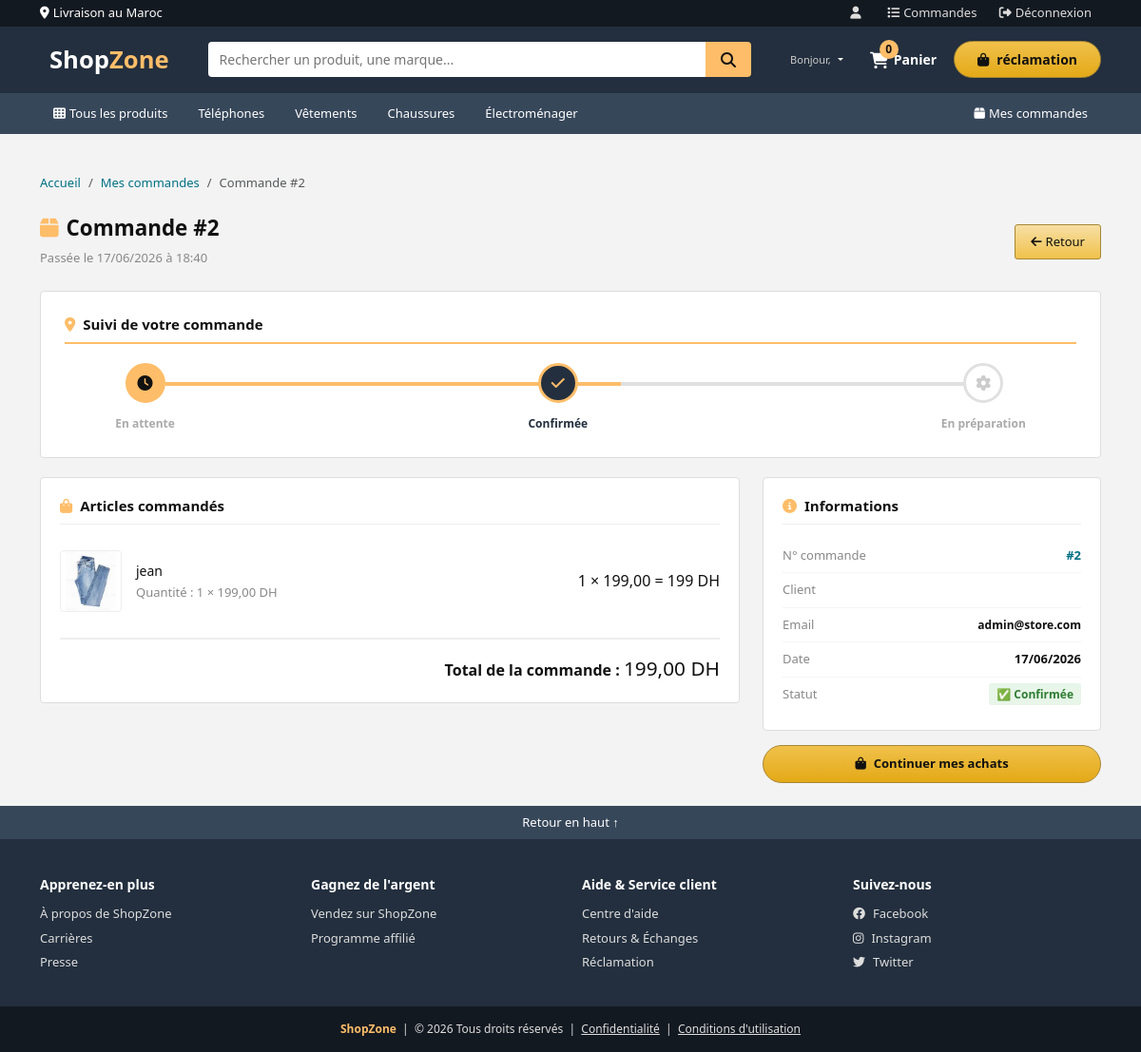
/commande/2/ (signed in), run on the app's committed database.
### store/models.py (models this page shows, shortened)
class Commande(models.Model):
    STATUTS = [
        ('en_attente', 'En attente'),
        ('confirmee', 'Confirmée'),
        ('en_preparation', 'En préparation'),
        ('annulee', 'Annulée'),
    ]
    utilisateur = models.ForeignKey(User, on_delete=models.CASCADE)
    adresse = models.ForeignKey(Adresse, on_delete=models.SET_NULL, null=True, blank=True)
    date_commande = models.DateTimeField(auto_now_add=True)
    statut = models.CharField(max_length=20, choices=STATUTS, default='en_attente')
    montant_total = models.DecimalField(max_digits=10, decimal_places=2, default=0)

class LigneCommande(models.Model):
    commande = models.ForeignKey(Commande, on_delete=models.CASCADE, related_name='lignes')
    produit = models.ForeignKey(Produit, on_delete=models.CASCADE)
    quantite = models.IntegerField()
    prix_unitaire = models.DecimalField(max_digits=10, decimal_places=2)

class Produit(models.Model):
    nom = models.CharField(max_length=200)
    description = models.TextField()
    prix = models.DecimalField(max_digits=10, decimal_places=2)
    image = models.ImageField(upload_to='produits/', blank=True, null=True)
    categorie = models.ForeignKey(Categorie, on_delete=models.CASCADE)
    quantite_stock = models.IntegerField(default=0)
    date_ajout = models.DateTimeField(auto_now_add=True)

### store/views.py (the view)
# urls.py: path('commande/<int:commande_id>/', views.detail_commande, name='detail_commande'),
@login_required(login_url='connexion')
def detail_commande(request, commande_id):
    commande = get_object_or_404(
        Commande, id=commande_id, utilisateur=request.user
    )
    statuts_etapes = [
        ('en_attente',     'En attente',     'fa-clock'),
        ('confirmee',      'Confirmée',      'fa-check'),
        ('en_preparation', 'En préparation', 'fa-cog'),
    ]
    return render(request, 'store/datail_commande.html', {
        'commande': commande,
        'statuts_etapes': statuts_etapes,
    })

### ecommerce/__init__.py (called while the page is built)
def patched_copy(x):
    if isinstance(x, RenderContext):
        new_context = RenderContext()
        new_context.dicts = x.dicts[:]
        return new_context
    return original_copy(x)

### store/context_processors.py (called while the page is built)
def panier_count(request):
    count = 0
    if request.user.is_authenticated:
        try:
            count = Panier.objects.filter(utilisateur=request.user).count()
        except Exception:
            count = 0
    return {'panier_count': count}

### store/templates/store/datail_commande.html (shortened to what this page needs)
{% extends 'store/base.html' %}
{% block content %}
<div class="container py-4">
    <nav aria-label="breadcrumb">
        <ol class="breadcrumb" style="font-size:13px;">
            <li class="breadcrumb-item"><a href="{% url 'accueil' %}">Accueil</a></li>
            <li class="breadcrumb-item"><a href="{% url 'mes_commandes' %}">Mes commandes</a></li>
            <li class="breadcrumb-item active">Commande #{{ commande.id }}</li>
        </ol>
    </nav>
    <div class="d-flex justify-content-between align-items-center mb-4 flex-wrap gap-2">
        <div>
            <h2 style="font-size:1.4rem;font-weight:700;margin-bottom:4px;">
                <i class="fa fa-box me-2" style="color:#febd69;"></i>Commande #{{ commande.id }}
            </h2>
            <small style="color:#888;font-size:13px;">Passée le {{ commande.date_commande|date:"d/m/Y à H:i" }}</small>
        </div>
        <a href="{% url 'mes_commandes' %}" class="btn-amazon btn" style="font-size:13px;">
            <i class="fa fa-arrow-left me-1"></i>Retour
        </a>
    </div>
    {% if commande.statut != 'annulee' %}
    <div style="background:white;border:1px solid #ddd;border-radius:4px;padding:25px;margin-bottom:20px;">
        <h5 style="font-size:15px;font-weight:700;margin-bottom:20px;border-bottom:2px solid #febd69;padding-bottom:10px;">
            <i class="fa fa-map-marker-alt me-2" style="color:#febd69;"></i>Suivi de votre commande
        </h5>
        <div style="position:relative;display:flex;justify-content:space-between;align-items:flex-start;padding:0 5%;">
            <div style="position:absolute;top:20px;left:10%;height:4px;background:#febd69;z-index:1;
                width:{% if commande.statut == 'en_attente' %}0%{% elif commande.statut == 'confirmee' %}45%{% elif commande.statut == 'en_preparation' %}90%{% else %}0%{% endif %};
                transition:width 0.5s;"></div>
            {% for etape, label, icon in statuts_etapes %}
            <div style="text-align:center;position:relative;z-index:2;">
                <div style="width:42px;height:42px;border-radius:50%;margin:0 auto 8px;display:flex;align-items:center;justify-content:center;font-size:1rem;
                    {% if etape == commande.statut %}
                        background:#232f3e;color:#febd69;border:3px solid #febd69;
                    {% elif commande.statut == 'en_preparation' and etape != 'en_preparation' %}
                        background:#febd69;color:#111;border:3px solid #febd69;
                    {% elif commande.statut == 'confirmee' and etape == 'en_attente' %}
                        background:#febd69;color:#111;border:3px solid #febd69;
                    {% else %}
                        background:white;color:#ccc;border:3px solid #e0e0e0;
                    {% endif %}">
                    <i class="fa {{ icon }}"></i>
                </div>
                <small style="font-size:12px;font-weight:600;color:
                    {% if etape == commande.statut %}#232f3e{% else %}#aaa{% endif %};">{{ label }}</small>
            </div>
            {% endfor %}
        </div>
    </div>
    {% else %}
    <div style="background:#ffebee;border:1px solid #ffcdd2;border-radius:4px;padding:15px 20px;margin-bottom:20px;font-size:14px;color:#c62828;">
        <i class="fa fa-times-circle me-2"></i><strong>Cette commande a été annulée.</strong>
    </div>
    {% endif %}
    <div class="row g-4">
        <div class="col-md-8">
            <div style="background:white;border:1px solid #ddd;border-radius:4px;padding:20px;">
                <h5 style="font-size:15px;font-weight:700;border-bottom:1px solid #eee;padding-bottom:10px;margin-bottom:15px;">
                    <i class="fa fa-shopping-bag me-2" style="color:#febd69;"></i>Articles commandés
                </h5>
                {% for ligne in commande.lignes.all %}
                <div style="display:flex;gap:15px;padding:12px 0;{% if not forloop.last %}border-bottom:1px solid #f5f5f5;{% endif %}align-items:center;">
                    {% if ligne.produit.image %}
                    <img src="{{ ligne.produit.image.url }}" style="width:65px;height:65px;object-fit:contain;border:1px solid #eee;border-radius:4px;flex-shrink:0;" alt="{{ ligne.produit.nom }}">
                    {% else %}
                    <div style="width:65px;height:65px;background:#f5f5f5;display:flex;align-items:center;justify-content:center;border-radius:4px;flex-shrink:0;">
                        <i class="fa fa-image" style="color:#ddd;"></i>
                    </div>
                    {% endif %}
                    <div style="flex:1;">
                        <div style="font-size:14px;font-weight:500;color:#111;margin-bottom:3px;">{{ ligne.produit.nom }}</div>
                        <div style="font-size:13px;color:#888;">Quantité : {{ ligne.quantite }} × {{ ligne.prix_unitaire }} DH</div>
                    </div>
                    <div class="price" style="font-size:1rem;white-space:nowrap;">
                        {{ ligne.quantite|floatformat:0 }} × {{ ligne.prix_unitaire }} =
                        {% widthratio ligne.quantite 1 ligne.prix_unitaire %} DH
                    </div>
                </div>
                {% empty %}
                <p style="color:#888;font-size:13px;">Aucun article dans cette commande.</p>
                {% endfor %}
                <div style="border-top:2px solid #eee;margin-top:15px;padding-top:15px;text-align:right;">
                    <span style="font-size:16px;font-weight:600;">Total de la commande : </span>
                    <span class="price" style="font-size:1.3rem;">{{ commande.montant_total }} DH</span>
                </div>
            </div>
        </div>
        <div class="col-md-4">
            <div style="background:white;border:1px solid #ddd;border-radius:4px;padding:20px;margin-bottom:15px;">
                <h5 style="font-size:15px;font-weight:700;border-bottom:1px solid #eee;padding-bottom:10px;margin-bottom:15px;">
                    <i class="fa fa-info-circle me-2" style="color:#febd69;"></i>Informations
                </h5>
                <table style="width:100%;font-size:13px;border-collapse:collapse;">
                    <tr style="border-bottom:1px solid #f5f5f5;">
                        <td style="padding:8px 0;color:#888;">N° commande</td>
                        <td style="padding:8px 0;font-weight:600;text-align:right;color:#007185;">#{{ commande.id }}</td>
                    </tr>
                    <tr style="border-bottom:1px solid #f5f5f5;">
                        <td style="padding:8px 0;color:#888;">Client</td>
                        <td style="padding:8px 0;font-weight:600;text-align:right;">{{ commande.utilisateur.first_name }} {{ commande.utilisateur.last_name }}</td>
                    </tr>
                    <tr style="border-bottom:1px solid #f5f5f5;">
                        <td style="padding:8px 0;color:#888;">Email</td>
                        <td style="padding:8px 0;font-weight:600;text-align:right;font-size:12px;">{{ commande.utilisateur.email }}</td>
                    </tr>
                    <tr style="border-bottom:1px solid #f5f5f5;">
                        <td style="padding:8px 0;color:#888;">Date</td>
                        <td style="padding:8px 0;font-weight:600;text-align:right;">{{ commande.date_commande|date:"d/m/Y" }}</td>
                    </tr>
                    <tr>
                        <td style="padding:8px 0;color:#888;">Statut</td>
                        <td style="padding:8px 0;text-align:right;">
                            {% if commande.statut == 'en_attente' %}
                                <span style="background:#fff8e7;color:#f59e0b;padding:3px 8px;border-radius:3px;font-size:12px;font-weight:600;">⏳ En attente</span>
                            {% elif commande.statut == 'confirmee' %}
                                <span style="background:#e8f5e9;color:#2e7d32;padding:3px 8px;border-radius:3px;font-size:12px;font-weight:600;">✅ Confirmée</span>
                            {% elif commande.statut == 'en_preparation' %}
                                <span style="background:#e3f2fd;color:#1565c0;padding:3px 8px;border-radius:3px;font-size:12px;font-weight:600;">🔧 En préparation</span>
                            {% elif commande.statut == 'annulee' %}
                                <span style="background:#ffebee;color:#c62828;padding:3px 8px;border-radius:3px;font-size:12px;font-weight:600;">❌ Annulée</span>
                            {% endif %}
                        </td>
                    </tr>
                </table>
            </div>
            <a href="{% url 'accueil' %}" class="btn-amazon-primary btn text-decoration-none d-block text-center" style="font-size:13px;">
                <i class="fa fa-shopping-bag me-2"></i>Continuer mes achats
            </a>
        </div>
    </div>
</div>
{% endblock %}

### store/templates/store/base.html (style rules this page uses)
* { margin: 0; padding: 0; box-sizing: border-box; }
body { font-family: 'Segoe UI', Arial, sans-serif; background: #f3f3f3; color: #111; }
.btn-amazon { background: linear-gradient(to bottom, #f7dfa5, #f0c14b); border: 1px solid #a88734; color: #111; border-radius: 3px; padding: 8px 16px; font-size: 13px; font-weight: 500; cursor: pointer; transition: all 0.2s; }
.btn-amazon-primary { background: linear-gradient(to bottom, #f0c14b, #e3a917); border: 1px solid #a88734; color: #111; border-radius: 20px; padding: 9px 20px; font-size: 14px; font-weight: 600; }
.breadcrumb { background: none; padding: 8px 0; font-size: 13px; }
.breadcrumb-item a { color: #007185; text-decoration: none; }

### data on the page
Commande: id "2", date_commande "17/06/2026 à 18:40", statut "confirmee" (drawn), montant_total "199,00", utilisateur.email "admin@store.com", date_commande "17/06/2026"
LigneCommande: produit.image (picture), produit.nom "jean", quantite "1", prix_unitaire "199,00", quantite+prix_unitaire "199"

### other printed values
{{ panier_count|default:0 }} "0"
{{ label }} "En attente" "Confirmée" "En préparation"
